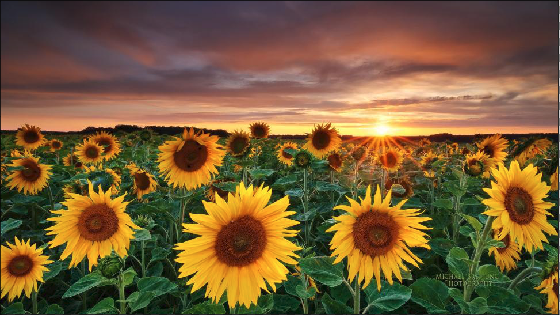
#> input picture taller3/image.png, 560 x 315 px
$ python taller3Bordes.py
#> lines starting #> are read from the running program, lines starting #| are printed output that depends on the picture
#> further down, img is the input picture: shape (315, 560, 4) float32; mean R, G, B, A 0.462, 0.359, 0.216, 1
"""
Autores:
    Andrés Mauricio Acosta Pulido - 20142020111
    Leidy Marcela Aldana Burgos - 20151020019
Programa de manejo de imagenes con Numpy
Objetivo: Desarrollar un efecto sobre una imagen
Versión 1. Con duplicación de bordes .^^.
Realizado haciendo uso de: Editor de Spyder
"""

import numpy as np
import matplotlib.pyplot as plt
import matplotlib.image as mpimg


def rgb2gray(rgb):
    return np.dot(rgb[...,:3], [0.2989, 0.5870, 0.1140])
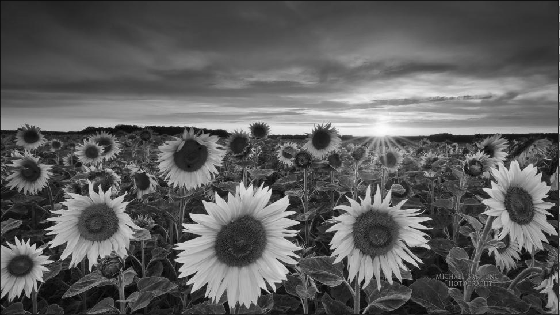
#> returned value: shape (315, 560) float64; min 0, max 0.992, mean 0.374

def recorrer(imagen,mascara):
    # Duplicando valores para x
    imagen = np.insert(imagen, 0, imagen[0,:], axis=0)
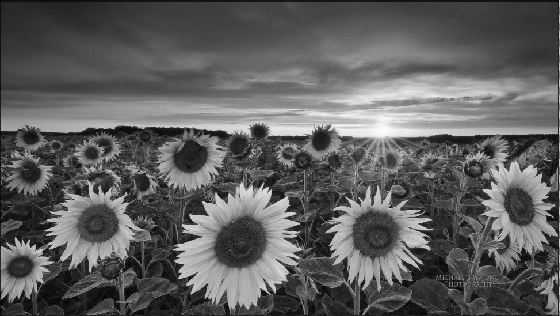
#> imagen: shape (316, 560) float64; min 0, max 0.992, mean 0.373
    imagen = np.insert(imagen, imagen.shape[0], imagen[(imagen.shape[0]-1),:], axis=0)
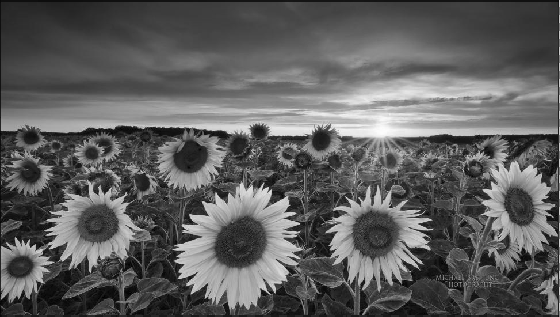
#> imagen: shape (317, 560) float64; min 0, max 0.992, mean 0.372
    # Duplicando valores para y
    imagen = np.insert(imagen, 0, imagen[:,0], axis=1)
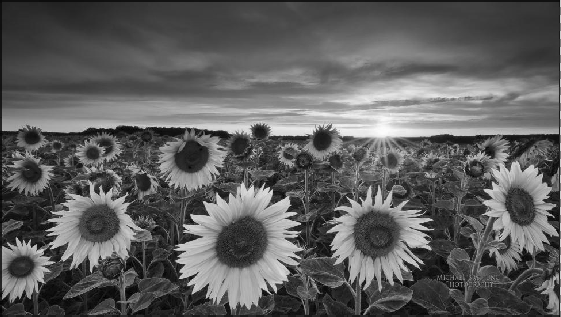
#> imagen: shape (317, 561) float64; min 0, max 0.992, mean 0.371
    imagen = np.insert(imagen, imagen.shape[1], imagen[:,(imagen.shape[1]-1)], axis=1)
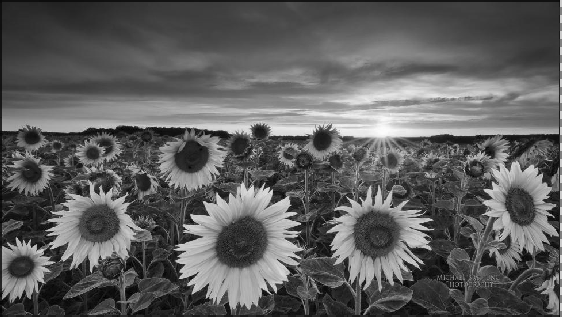
#> imagen: shape (317, 562) float64; min 0, max 0.992, mean 0.372
    print("Empezando a recorrer: ")
    for i in range(0, (imagen.shape[0]-2)):
        for j in range(0, (imagen.shape[1]-2)):
            aux = np.multiply( imagen[i:(i+3),j:(j+3)] , mascara)
            #print(np.sum(aux))
            imagen[i+1][j+1]=np.sum(aux)
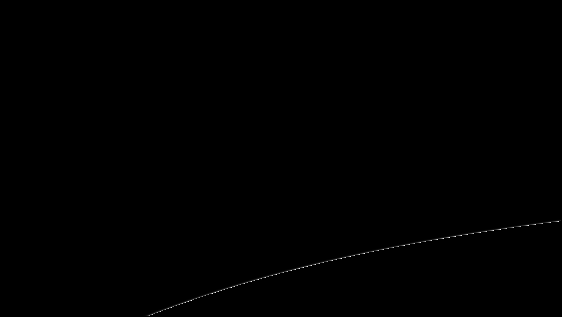
#> imagen: shape (317, 562) float64; 12.98% of the values are NaN or infinite; the others: min 0.0138, max 1.78e+308, mean inf; drawn with min black, max white, NaN and infinite black
    return imagen

# Leyendo la imagen
img = mpimg.imread('./image.png')
# Declaración de máscara original
# mascara = np.full((3,3),1/9)
mascara = np.full((3,3),1)
gray = rgb2gray(img)
plt.imshow(gray, cmap=plt.get_cmap('gray'), vmin=0, vmax=1)
plt.show()
#print(gray.shape[0])
#print(gray.shape[1])


gray=recorrer(gray,mascara)

print("Después de recorrer")
plt.imshow(gray, cmap=plt.get_cmap('gray'), vmin=0, vmax=1)
plt.show()
